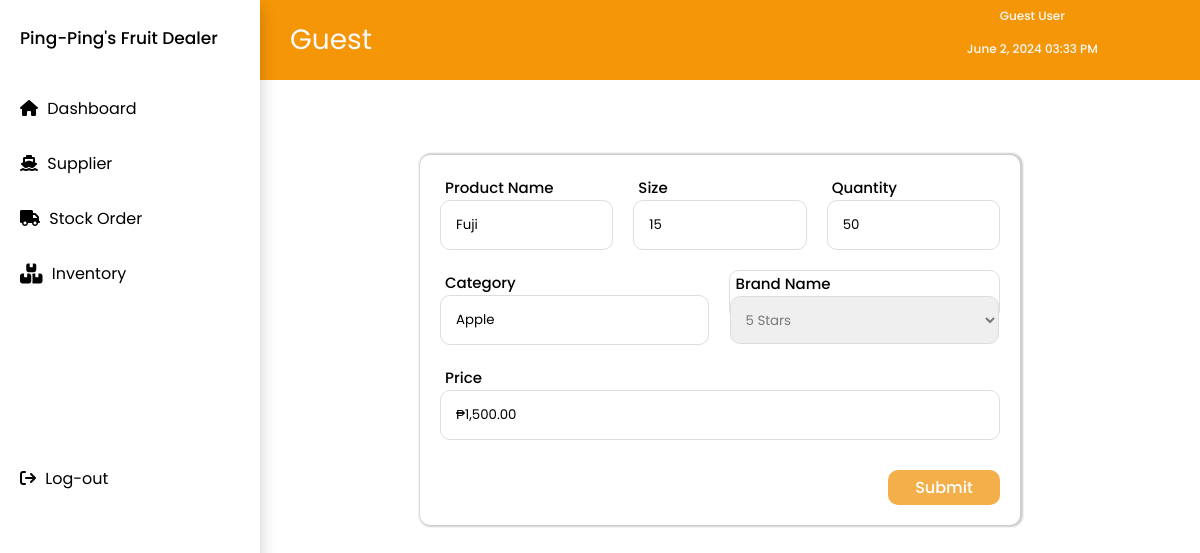
The app's page /editprod_checker.php?id=1 with its own data.
### tables this page shows
CREATE TABLE `inventory` (
  `inventory_id` int(50) UNSIGNED NOT NULL,
  `product_name` varchar(50) NOT NULL,
  `brand_name` varchar(50) NOT NULL,
  `category` varchar(50) NOT NULL,
  `size` int(50) NOT NULL,
  `order_quantity` int(50) NOT NULL,
  `price` decimal(10,0) NOT NULL
);

### editprod_checker.php (the view, shortened to what this page needs)
<?php
include 'checker_nav.php';
include 'topnav.php';
$conn = new mysqli(DB_HOST, DB_USER, DB_PASS, DB_NAME);
$product = null;
if (isset($_GET['id'])) {
    $id = intval($_GET['id']);
    $sql_product = "SELECT * FROM inventory WHERE inventory_id = $id";
    $result_product = $conn->query($sql_product);
    if ($result_product->num_rows > 0) {
        $product = $result_product->fetch_assoc();
    } else {
        echo "<script>alert('Product not found'); window.location.href = 'invcheck.php';</script>";
        exit;
    }
}
$sql_brands = "SELECT sup_brand FROM suppliers";
$result_brands = $conn->query($sql_brands);
?>
<!DOCTYPE html>
<html lang="en">
<head>
    <link rel="stylesheet" href="css/main.css">
    <link rel="stylesheet" href="css/dashboard.css">
    <link rel="stylesheet" href="css/addproduct.css">
</head>
<body>
<div class="container">
    <form name="productForm" action="editprod_checker.php?id=<?php echo $product['inventory_id']; ?>" method="post" class="form" onsubmit="return validateForm()">
        <div class="row1">
            <div class="input-box">
                <label>Product Name</label>
                <input type="text" name="product_name" placeholder="Enter product name" value="<?php echo htmlspecialchars($product['product_name']); ?>" required>
            </div>
            <div class="input-box">
                <label>Size</label>
                <input type="text" name="size" placeholder="Enter size" value="<?php echo intval($product['size']); ?>" required>
            </div>
            <div class="input-box">
                <label>Quantity</label>
                <input type="text" name="quantity" placeholder="Enter Quantity" value="<?php echo intval($product['order_quantity']); ?>" required>
            </div>
        </div>
        <div class="row2">
            <div class="input-box">
                <label>Category</label>
                <input type="text" name="category" placeholder="Enter category" value="<?php echo htmlspecialchars($product['category']); ?>" required>
            </div>
            <div class="input-box select-box">
                <label for="brand_name">Brand Name</label>
                <select id="brand_name" name="brand_name" required>
                    <?php
                    if ($result_brands->num_rows > 0) {
                        while($row = $result_brands->fetch_assoc()) {
                            $selected = ($row['sup_brand'] == $product['brand_name']) ? 'selected' : '';
                            echo "<option value='" . htmlspecialchars($row['sup_brand']) . "' $selected>" . htmlspecialchars($row['sup_brand']) . "</option>";
                        }
                    } else {
                        echo "<option value='' disabled>No brands available</option>";
                    }
                    ?>
                </select>
            </div>
        </div>
        <div class="row3">
            <div class="input-box">
                <label>Price</label>
                <input type="text" name="price" placeholder="Enter Price" value="<?php echo '₱' . number_format($product['price'], 2); ?>" required oninput="formatPriceInput(event)">
            </div>
        </div>
        <button type="submit">Submit</button>
    </form>
</div>
</body>
</html>

### css/main.css (style rules this page uses)
* { padding: 0; margin: 0; box-sizing: border-box; font-family: 'Poppins', sans-serif; }
.container { display: flex; align-items: center; justify-content: center; min-height: 90vh; }

### css/addproduct.css (style rules this page uses)
.container { gap: 50px; padding: 20px; display: flex; width: 50%; margin-top: 75px; min-height: auto; background: #FFFFFF; box-shadow: 1px 0 2px 2px rgba(0, 0, 0, 0.2); border-radius: 10px; margin-left: 35%; }
.input-box { width: 100%; }
.input-box input { height: 50px; width: 100%; color: black; border: 1px solid #ddd; border-radius: 10px; padding: 0 15px; }
.form :where(.input-box input, .select-box) { gap: 20px; height: 50px; width: 100%; outline: none; color: #787878; }
label { font-size: 15px; font-weight: 500; color: #000000; margin-left: 5px; }
button { width: 20%; padding: 5px; background: #f2af4a; border: none; outline: none; color: #FFFFFF; font-size: 16px; font-weight: 500; cursor: pointer; border-radius: 10px; margin-left: 80%; }
.select-box { width: 100%; height: 50px; outline: none; color: #787878; }
.form :where(.input-box input, .select-box) { height: 50px; width: 100%; outline: none; color: #ddd; border: 1px solid #ddd; border-radius: 10px; }
.select-box select { height: 100%; width: 100%; border-radius: 10px; outline: none; border: 1px solid #ddd; padding: 10px; color: #787878; }
option { background: #ffffff; color: #000000; font-size: 14px; border-radius: 10px; }
.row1 { display: flex; flex-direction: row; gap: 20px; margin-bottom: 20px; }
.row2 { display: flex; flex-direction: row; gap: 20px; margin-bottom: 20px; }
.row3 { display: flex; flex-direction: row; gap: 20px; margin-bottom: 30px; }

### records on screen
inventory: product_name "Fuji", size "15", quantity "50", category "Apple", price "₱1,500.00"

### other values on screen
$user_role "Guest"
$name "Guest User"
form field brand_name "5 Stars"
